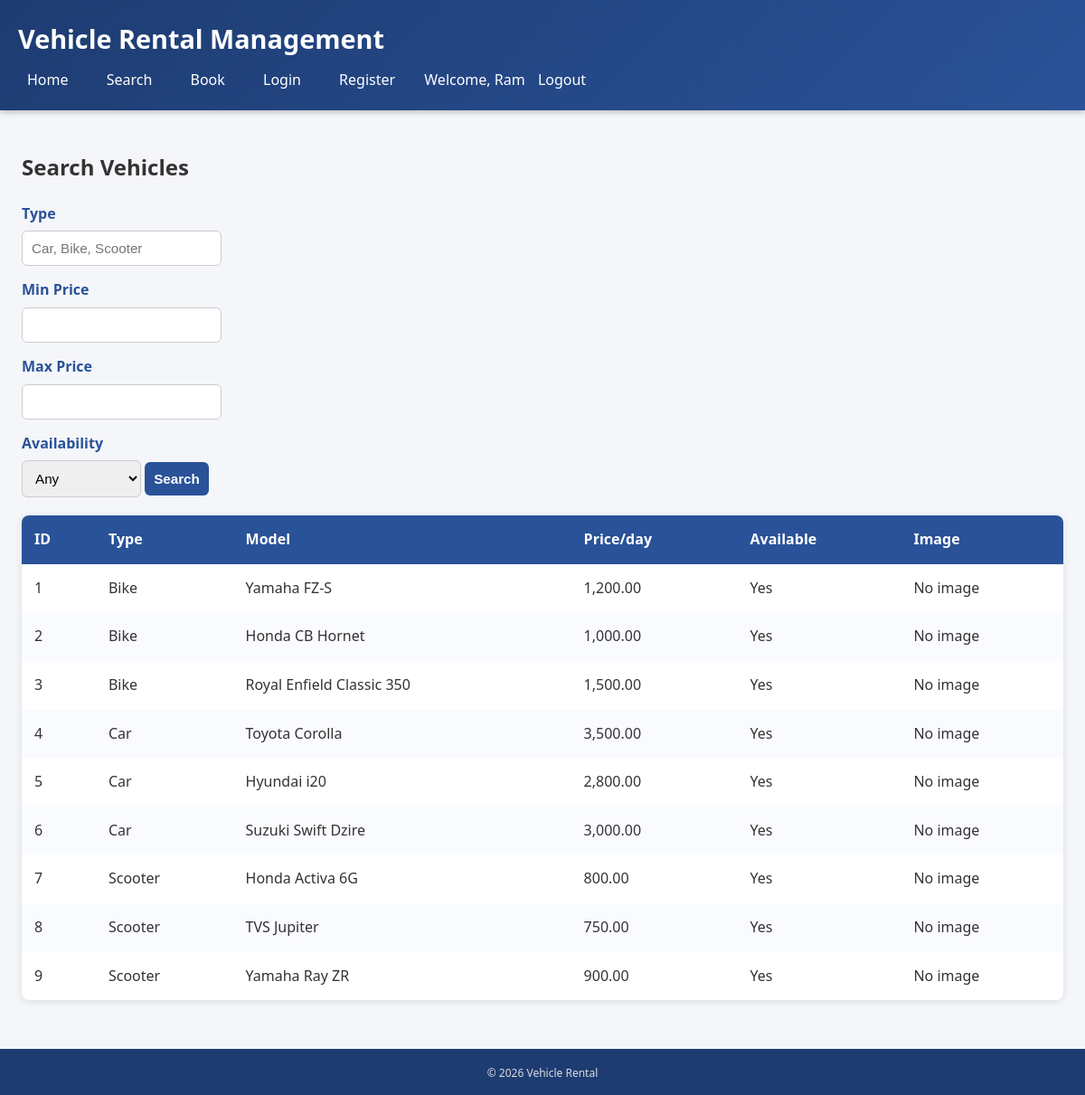
/public/search.php (signed in), run on the app's committed database.
### tables this page shows
CREATE TABLE `vehicles` (
  `id` int(11) NOT NULL,
  `type` varchar(50) NOT NULL,
  `model` varchar(50) NOT NULL,
  `rent_price` decimal(10,2) NOT NULL,
  `available` tinyint(1) NOT NULL DEFAULT 1,
  `image` varchar(255) DEFAULT NULL
);

### includes/functions.php (called while the page is built, shortened)
<?php
function e($str) {
    return htmlspecialchars((string)$str, ENT_QUOTES, 'UTF-8');
}

### public/search.php (the view, shortened to what this page needs)
<?php
require_once __DIR__ . '/../config/db.php';
require_once __DIR__ . '/../includes/functions.php';
require_once __DIR__ . '/../includes/header.php';
$type = trim($_GET['type'] ?? '');
$min_price = trim($_GET['min_price'] ?? '');
$max_price = trim($_GET['max_price'] ?? '');
$query = "SELECT id, type, model, rent_price, available FROM vehicles WHERE 1=1";
$params = [];
$stmt = $pdo->prepare($query);
$stmt->execute($params);
$results = $stmt->fetchAll();
?>
<h2>Search Vehicles</h2>
<form method="get">
    <label>Type</label>
    <input type="text" name="type" value="<?php echo e($type); ?>" placeholder="Car, Bike, Scooter">
    <label>Min Price</label>
    <input type="number" step="0.01" name="min_price" value="<?php echo e($min_price); ?>">
    <label>Max Price</label>
    <input type="number" step="0.01" name="max_price" value="<?php echo e($max_price); ?>">
    <label>Availability</label>
    <select name="availability">
        <option value="">Any</option>
    </select>
    <button type="submit">Search</button>
</form>
<?php if (!empty($results)): ?>
<table>
    <thead>
        <tr>
            <th>ID</th><th>Type</th><th>Model</th><th>Price/day</th><th>Available</th><th>Image</th>
        </tr>
    </thead>
    <tbody>
        <?php foreach ($results as $v): ?>
        <tr>
            <td><?php echo e($v['id']); ?></td>
            <td><?php echo e($v['type']); ?></td>
            <td><?php echo e($v['model']); ?></td>
            <td><?php echo e(number_format($v['rent_price'], 2)); ?></td>
            <td><?php echo $v['available'] ? 'Yes' : 'No'; ?></td>
            <td>
                <?php if (!empty($v['image'])): ?>
                    <img src="<?php echo '/vehicle_rental' . e($v['image']); ?>" alt="Vehicle Image" width="120">
                <?php else: ?>
                    No image
                <?php endif; ?>
            </td>
        </tr>
        <?php endforeach; ?>
    </tbody>
</table>
<?php else: ?>
<p>No results found.</p>
<?php endif; ?>
<?php require_once __DIR__ . '/../includes/footer.php'; ?>

### assets/css/style.css (style rules this page uses)
body { font-family: 'Segoe UI', Arial, sans-serif; margin: 0; padding: 0; background: #f4f6f9; color: #333; line-height: 1.6; }
table { border-collapse: collapse; width: 100%; margin-top: 20px; background: #fff; border-radius: 8px; overflow: hidden; box-shadow: 0 2px 8px rgba(0,0,0,0.1); }
th, td { padding: 14px; text-align: left; }
th { background: #2a5298; color: #fff; font-weight: 600; }
tr:nth-child(even) { background: #f9fbff; }
label { display: block; margin-top: 14px; font-weight: 600; color: #2a5298; }
input, select, button { padding: 10px; margin-top: 6px; border: 1px solid #ccc; border-radius: 6px; font-size: 0.95rem; transition: border-color 0.3s, box-shadow 0.3s; }
button { background: #2a5298; color: #fff; border: none; cursor: pointer; font-weight: 600; border-radius: 6px; transition: background 0.3s, transform 0.2s; }

### data on the page
vehicles: id "1", type "Bike", model "Yamaha FZ-S", rent_price "1,200.00", available "Yes"
vehicles: id "2", type "Bike", model "Honda CB Hornet", rent_price "1,000.00", available "Yes"
vehicles: id "3", type "Bike", model "Royal Enfield Classic 350", rent_price "1,500.00", available "Yes"
vehicles: id "4", type "Car", model "Toyota Corolla", rent_price "3,500.00", available "Yes"
vehicles: id "5", type "Car", model "Hyundai i20", rent_price "2,800.00", available "Yes"
vehicles: id "6", type "Car", model "Suzuki Swift Dzire", rent_price "3,000.00", available "Yes"
vehicles: id "7", type "Scooter", model "Honda Activa 6G", rent_price "800.00", available "Yes"
vehicles: id "8", type "Scooter", model "TVS Jupiter", rent_price "750.00", available "Yes"
vehicles: id "9", type "Scooter", model "Yamaha Ray ZR", rent_price "900.00", available "Yes"

### other printed values
$_SESSION['username'] "Ram"
